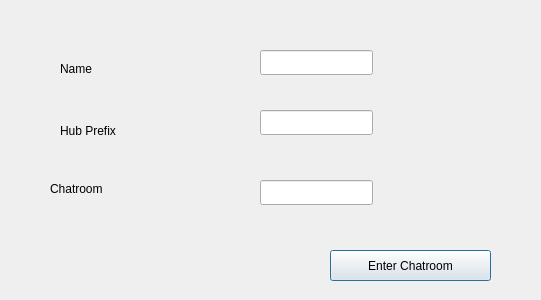
<?xml version="1.0" encoding="UTF-8"?>
<ui version="4.0">
 <class>chat_setter</class>
 <widget class="QDialog" name="chat_setter">
  <property name="geometry">
   <rect>
    <x>0</x>
    <y>0</y>
    <width>541</width>
    <height>300</height>
   </rect>
  </property>
  <property name="windowTitle">
   <string>Dialog</string>
  </property>
  <widget class="QLabel" name="name_label">
   <property name="geometry">
    <rect>
     <x>60</x>
     <y>60</y>
     <width>67</width>
     <height>17</height>
    </rect>
   </property>
   <property name="text">
    <string>Name</string>
   </property>
  </widget>
  <widget class="QLineEdit" name="name">
   <property name="geometry">
    <rect>
     <x>260</x>
     <y>50</y>
     <width>113</width>
     <height>25</height>
    </rect>
   </property>
  </widget>
  <widget class="QLineEdit" name="prefix">
   <property name="geometry">
    <rect>
     <x>260</x>
     <y>110</y>
     <width>113</width>
     <height>25</height>
    </rect>
   </property>
  </widget>
  <widget class="QLineEdit" name="chatroom">
   <property name="geometry">
    <rect>
     <x>260</x>
     <y>180</y>
     <width>113</width>
     <height>25</height>
    </rect>
   </property>
  </widget>
  <widget class="QLabel" name="hubPrefix_label">
   <property name="geometry">
    <rect>
     <x>60</x>
     <y>120</y>
     <width>81</width>
     <height>21</height>
    </rect>
   </property>
   <property name="text">
    <string>Hub Prefix</string>
   </property>
  </widget>
  <widget class="QLabel" name="chatRoom_label">
   <property name="geometry">
    <rect>
     <x>50</x>
     <y>180</y>
     <width>81</width>
     <height>17</height>
    </rect>
   </property>
   <property name="text">
    <string>Chatroom</string>
   </property>
  </widget>
  <widget class="QPushButton" name="Enter">
   <property name="geometry">
    <rect>
     <x>330</x>
     <y>250</y>
     <width>161</width>
     <height>31</height>
    </rect>
   </property>
   <property name="text">
    <string>Enter Chatroom</string>
   </property>
  </widget>
 </widget>
 <resources/>
 <connections/>
</ui>
